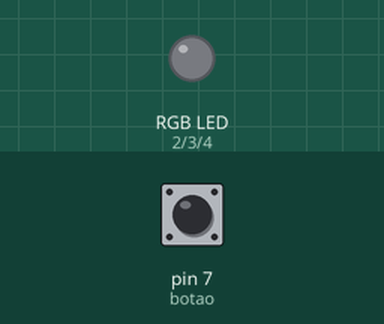
Recording of a sketch running on a simulated Arduino Uno, built with avr-gcc and run on an emulated ATmega328P. Shown: an RGB LED mixed from three pins (HIGH = lit). Inputs (shaded band) come from the test bench; at power-on: pin 7 (botao) LOW.

Above: at 1.2 s.
1.3 s: pin 7 (botao) pulled HIGH for 0.15 s
At 2.5 s:
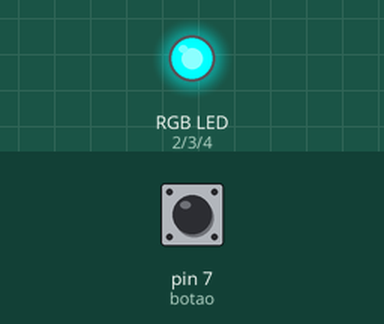
2.9 s: pin 7 (botao) pulled HIGH for 1 s
At 4.9 s:
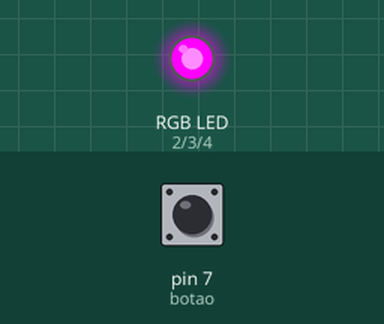
5.4 s: pin 7 (botao) pulled HIGH for 0.15 s
At 6.7 s:
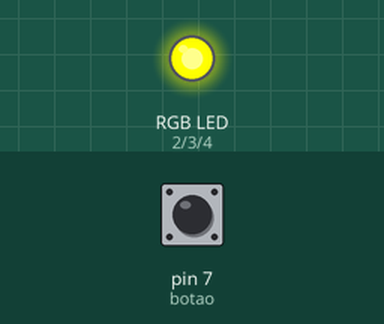
7.0 s: pin 7 (botao) pulled HIGH for 3.2 s
At 10.9 s:
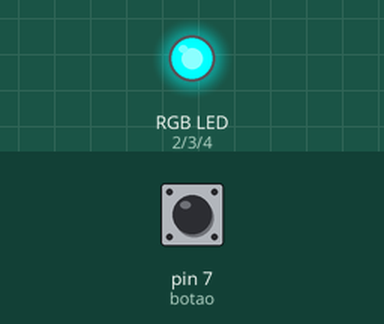
Timing chart, 0 to 12.4 s (numbered marks = the images above; inputs shaded):
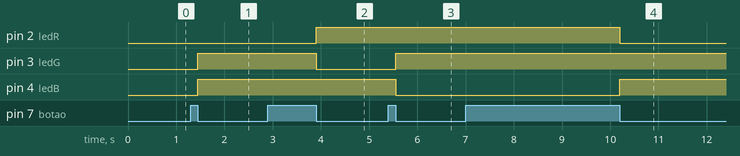

Measured:
- after the input at 1.3 s, pin 3 (ledG), pin 4 (ledB): LOW → HIGH after 0.15 s
- after the input at 2.9 s, pin 2 (ledR): LOW → HIGH after 1.0 s; pin 3 (ledG): HIGH → LOW after 1.0 s
- after the input at 5.4 s, pin 3 (ledG): LOW → HIGH after 0.15 s; pin 4 (ledB): HIGH → LOW after 0.15 s
- after the input at 7.0 s, pin 2 (ledR): HIGH → LOW after 3.2 s; pin 4 (ledB): LOW → HIGH after 3.2 s

The sketch:

LedRGB.ino
```cpp
#define ledR 2
#define ledG 3
#define ledB 4
#define botao 7
#define maximo 3

int botaoclicado = 0;
int botaoaberto = 0;
int ciclo = 0;

void vermelho(){
  digitalWrite(ledR,LOW);
  digitalWrite(ledG,HIGH);
  digitalWrite(ledB, HIGH);
}

void verde(){
  digitalWrite(ledR,HIGH);
  digitalWrite(ledG,LOW);
  digitalWrite(ledB, HIGH);
}

void azul(){
  digitalWrite(ledR,HIGH);
  digitalWrite(ledG,HIGH);
  digitalWrite(ledB, LOW);
}

void trocaled(){
  if(ciclo == 0){
    vermelho();
}
  else if(ciclo == 1){
    verde();
}
  else if(ciclo == 2){
    azul();
  }

  ciclo = ciclo+1;
  if(ciclo>maximo -1){
    ciclo = 0;
  }
}

void verificabotao(){
  if(digitalRead(botao)== HIGH){
    botaoclicado = 1;
    botaoaberto = 0;
  }
  else{
    botaoaberto = 1;
  }
  if((botaoclicado == 1) and (botaoaberto == 1)){
    botaoclicado = 0;
    botaoaberto = 0;
    trocaled();
  }

}

void setup() {
  pinMode(2, OUTPUT);
  pinMode(3, OUTPUT);
  pinMode(4, OUTPUT);
  pinMode(7, INPUT);

}

void loop() {
  verificabotao();

}
```
